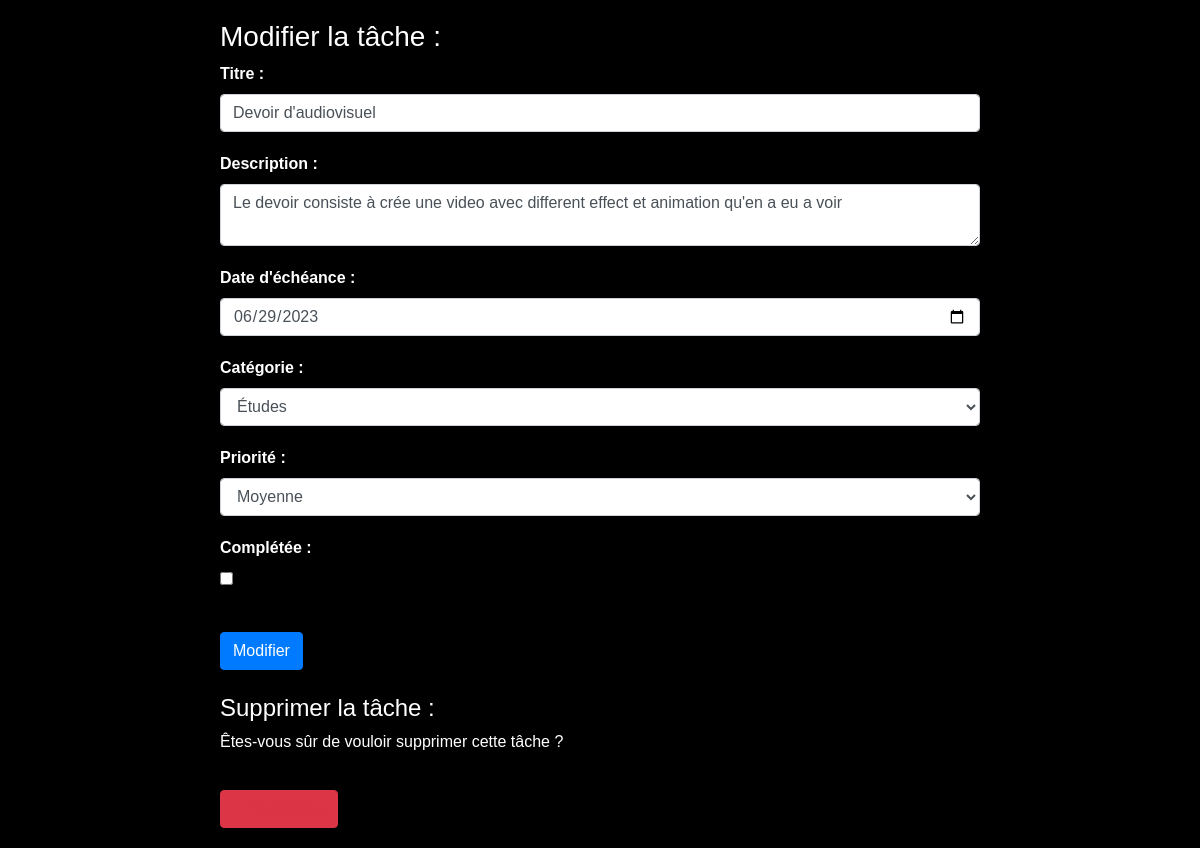
Screenshot of /modifier_tache.php?tache_id=4 (signed in) with the database file from the repository.
### tables this page shows
CREATE TABLE `taches` (
  `id` int(11) NOT NULL,
  `titre` varchar(100) DEFAULT NULL,
  `description` text DEFAULT NULL,
  `date_echeance` date DEFAULT NULL,
  `id_catégorie` int(11) DEFAULT NULL,
  `id_priorité` int(11) DEFAULT NULL,
  `utilisateur_id` int(11) DEFAULT NULL,
  `complétée` tinyint(1) DEFAULT 0
);

### modifier_tache.php (the view, shortened to what this page needs)
<?php
$dsn = "mysql:host=localhost;dbname=taches_projet";
$username = "root";
$password = "";
try {
    $connexion = new PDO($dsn, $username, $password);
    $connexion->setAttribute(PDO::ATTR_ERRMODE, PDO::ERRMODE_EXCEPTION);
} catch (PDOException $e) {
    echo "Erreur de connexion à la base de données : " . $e->getMessage();
    exit;
}
$tache_id = $_GET["tache_id"];
$requete = "SELECT * FROM taches WHERE id = :tache_id";
$statement = $connexion->prepare($requete);
$statement->bindParam(":tache_id", $tache_id);
$statement->execute();
$tache = $statement->fetch(PDO::FETCH_ASSOC);
$categories = $connexion->query("SELECT * FROM Catégorie")->fetchAll(PDO::FETCH_ASSOC);
$priorites = $connexion->query("SELECT * FROM Priorité")->fetchAll(PDO::FETCH_ASSOC);
?>
<!DOCTYPE html>
<html>
<head>
    <link rel="stylesheet" href="https://stackpath.bootstrapcdn.com/bootstrap/4.5.2/css/bootstrap.min.css">
    <link rel="stylesheet" href="https://cdnjs.cloudflare.com/ajax/libs/font-awesome/5.15.3/css/all.min.css">
</head>
<body>
    <div class="container">
        <h3>Modifier la tâche :</h3>
        <form method="POST" action="modifier_tache.php">
            <div class="form-group">
                <label for="titre">Titre :</label>
                <input type="text" id="titre" name="titre" class="form-control" value="<?php echo $tache['titre']; ?>" required>
            </div>
            <div class="form-group">
                <label for="description">Description :</label>
                <textarea id="description" name="description" class="form-control" required><?php echo $tache['description']; ?></textarea>
            </div>
            <div class="form-group">
                <label for="date_echeance">Date d'échéance :</label>
                <input type="date" id="date_echeance" name="date_echeance" class="form-control" value="<?php echo $tache['date_echeance']; ?>" required>
            </div>
            <div class="form-group">
                <label for="id_categorie">Catégorie :</label>
                <select id="id_categorie" name="id_categorie" class="form-control" required>
                    <?php foreach ($categories as $categorie) : ?>
                        <option value="<?php echo $categorie['id']; ?>" <?php echo ($tache['id_catégorie'] == $categorie['id']) ? 'selected' : ''; ?>><?php echo $categorie['nom']; ?></option>
                    <?php endforeach; ?>
                </select>
            </div>
            <div class="form-group">
                <label for="id_priorite">Priorité :</label>
                <select id="id_priorite" name="id_priorite" class="form-control" required>
                    <?php foreach ($priorites as $priorite) : ?>
                        <option value="<?php echo $priorite['id']; ?>" <?php echo ($tache['id_priorité'] == $priorite['id']) ? 'selected' : ''; ?>><?php echo $priorite['nom']; ?></option>
                    <?php endforeach; ?>
                </select>
            </div>
            <div class="form-group">
                <label for="completee">Complétée :</label>
                <input type="checkbox" id="completee" name="completee" <?php echo ($tache['complétée']) ? 'checked' : ''; ?>>
            </div>
            <button type="submit" class="btn btn-primary">Modifier</button>
        </form>
        <div class="mt-4">
            <h4>Supprimer la tâche :</h4>
            <p>Êtes-vous sûr de vouloir supprimer cette tâche ?</p>
            <button id="deleteButton" class="btn btn-danger delete-button"><i class="fas fa-trash"></i> Supprimer</button>
        </div>
    </div>
</body>
</html>

### modifier_tache.php (style rules this page uses)
body { background-color: #000; color: #fff; font-family: Arial, sans-serif; }
.container { max-width: 800px; margin: 0 auto; padding: 20px; }
.form-group { margin-bottom: 20px; }
.form-group label { display: block; font-weight: bold; }
.form-control { width: 100%; }
.btn { margin-top: 20px; }
.delete-button { color: #dc3545; cursor: pointer; }

### rows the page displays
taches: titre "Devoir d'audiovisuel", description "Le devoir consiste à crée une video avec different effect et animation qu'en a eu a voir", date_echeance "06/29/2023", id_categorie "Études", id_priorite "Moyenne"
